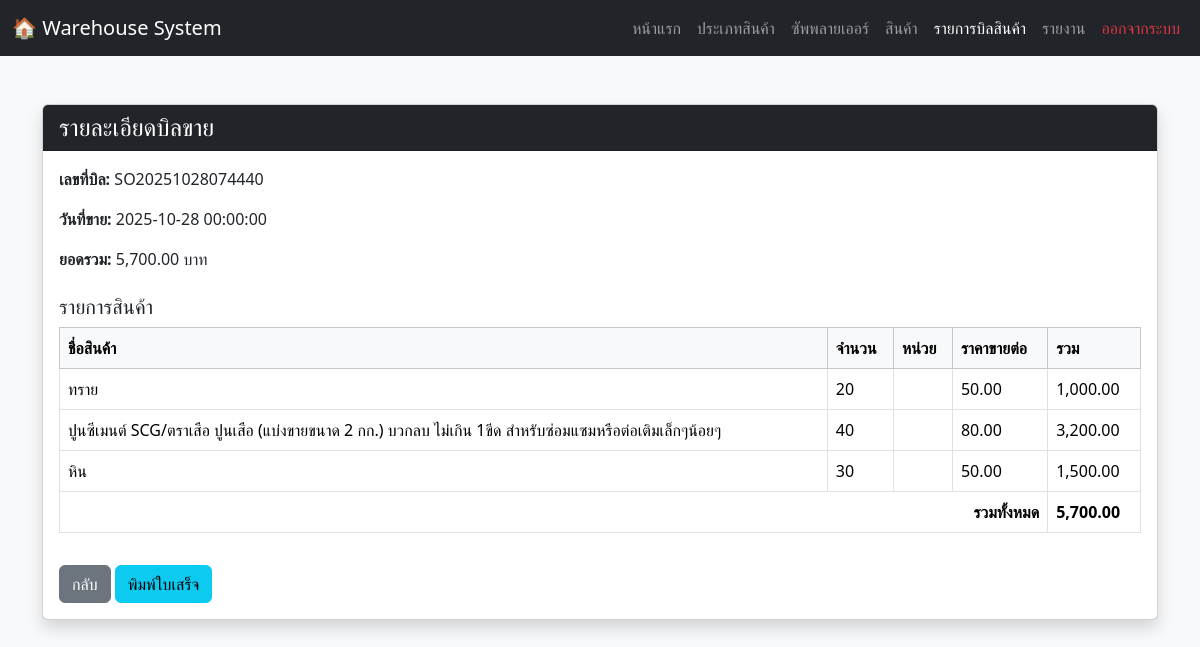
The page /sale_detail.php?sale_id=5 on the database its author committed.
### tables this page shows
CREATE TABLE `sales` (
  `sale_id` int(11) NOT NULL,
  `sale_number` varchar(20) DEFAULT NULL,
  `user_id` int(11) DEFAULT NULL,
  `sale_date` datetime DEFAULT current_timestamp(),
  `total_amount` decimal(12,2) DEFAULT NULL
);

CREATE TABLE `sale_details` (
  `sale_detail_id` int(11) NOT NULL,
  `sale_id` int(11) DEFAULT NULL,
  `product_id` int(11) DEFAULT NULL,
  `quantity` int(11) NOT NULL,
  `sale_price` decimal(10,2) NOT NULL
);

CREATE TABLE `products` (
  `product_id` int(11) NOT NULL,
  `product_name` varchar(150) NOT NULL,
  `category_id` int(11) DEFAULT NULL,
  `supplier_id` int(11) DEFAULT NULL,
  `base_unit` varchar(50) DEFAULT NULL COMMENT 'หน่วยหลัก (เช่น กระสอบ, กล่อง)',
  `sub_unit` varchar(50) DEFAULT NULL COMMENT 'หน่วยย่อย (เช่น กิโลกรัม, ชิ้น)',
  `unit_conversion_rate` decimal(10,2) NOT NULL DEFAULT 1.00 COMMENT 'อัตราแปลงจากหน่วยหลักไปหน่วยย่อย',
  `stock_in_sub_unit` decimal(10,2) NOT NULL DEFAULT 0.00 COMMENT 'สต็อกคงเหลือในหน่วยย่อยที่สุด',
  `selling_price` decimal(10,2) NOT NULL,
  `reorder_level` decimal(10,2) NOT NULL DEFAULT 0.00,
  `image_path` varchar(255) DEFAULT NULL
);

### sale_detail.php (the view, shortened to what this page needs)
<?php
include 'connection.php';
$sale_id = $_GET['sale_id'];
$sql_sale = "SELECT sale_id, sale_number, sale_date, total_amount
             FROM sales
             WHERE sale_id = ?";
$stmt = $conn->prepare($sql_sale);
$stmt->bind_param("i", $sale_id);
$stmt->execute();
$result_sale = $stmt->get_result();
$sale = $result_sale->fetch_assoc();
$sql_detail = "SELECT sd.*, p.product_name, p.base_unit, p.unit_conversion_rate
               FROM sale_details sd
               JOIN products p ON sd.product_id = p.product_id
               WHERE sd.sale_id = ?";
$stmt2 = $conn->prepare($sql_detail);
$stmt2->bind_param("i", $sale_id);
$stmt2->execute();
$result_detail = $stmt2->get_result();
$price_header = "ราคาขายต่อหน่วย";
$all_items = [];
$all_units = [];
if ($result_detail->num_rows > 0) {
    while($item = $result_detail->fetch_assoc()) {
        $all_items[] = $item;
        $all_units[] = $item['sale_unit'];
    }
    $unique_units = array_unique($all_units);
    if (count($unique_units) === 1) {
        $price_header = "ราคาขายต่อ" . htmlspecialchars(reset($unique_units));
    }
}
?>
<!DOCTYPE html>
<html lang="th">
<head>
    <link href="https://cdn.jsdelivr.net/npm/bootstrap@5.3.2/dist/css/bootstrap.min.css" rel="stylesheet">
</head>
<body class="bg-light">
  <nav class="navbar navbar-expand-lg navbar-dark bg-dark">
    <div class="container-fluid">
      <a class="navbar-brand" href="#">🏠 Warehouse System</a>
      <div class="collapse navbar-collapse" id="navbarNav">
        <ul class="navbar-nav ms-auto">
          <li class="nav-item"><a class="nav-link" href="homepage.php">หน้าแรก</a></li>
          <li class="nav-item"><a class="nav-link" href="categories.php">ประเภทสินค้า</a></li>
          <li class="nav-item"><a class="nav-link" href="suppliers.php">ซัพพลายเออร์</a></li>
          <li class="nav-item"><a class="nav-link" href="products.php">สินค้า</a></li>
          <li class="nav-item"><a class="nav-link active" href="warehouse_page.php">รายการบิลสินค้า</a></li>
          <li class="nav-item"><a class="nav-link" href="report.php">รายงาน</a></li>
          <li class="nav-item"><a class="nav-link text-danger" href="logout.php">ออกจากระบบ</a></li>
        </ul>
      </div>
    </div>
  </nav>
<div class="container mt-5 mb-5">
  <div class="card shadow">
    <div class="card-header bg-dark text-white">
      <h4 class="mb-0">รายละเอียดบิลขาย</h4>
    </div>
    <div class="card-body">
      <p><strong>เลขที่บิล:</strong> <?= htmlspecialchars($sale['sale_number']) ?></p>
      <p><strong>วันที่ขาย:</strong> <?= htmlspecialchars($sale['sale_date']) ?></p>
      <p><strong>ยอดรวม:</strong> <?= number_format($sale['total_amount'], 2) ?> บาท</p>
      <h5 class="mt-4">รายการสินค้า</h5>
      <table class="table table-bordered">
        <thead class="table-light">
          <tr>
            <th>ชื่อสินค้า</th>
            <th>จำนวน</th>
            <th>หน่วย</th>
            <th><?= $price_header ?></th>
            <th>รวม</th>
          </tr>
        </thead>
        <tbody>
        <?php
        $total = 0;
        foreach ($all_items as $row) {
            $multiplier = 1;
            $sum = $row['quantity'] * $row['sale_price'] * $multiplier;
            $total += $sum;
            $display_price = $row['sale_price'];
            echo "<tr>
                    <td class='product-name-col'>" . htmlspecialchars($row['product_name']) . "</td>
                    <td>{$row['quantity']}</td>
                    <td>" . htmlspecialchars($row['sale_unit']) . "</td>
                    <td>" . number_format($display_price, 2) . "</td>
                    <td>" . number_format($sum, 2) . "</td>
                  </tr>";
        }
        ?>
        </tbody>
        <tfoot>
          <tr>
            <th colspan="4" class="text-end">รวมทั้งหมด</th>
            <th><?= number_format($total, 2) ?></th>
          </tr>
        </tfoot>
      </table>
      <a href="warehouse_page.php" class="btn btn-secondary mt-3 no-print">กลับ</a>
      <button onclick="window.print()" class="btn btn-info mt-3 no-print">พิมพ์ใบเสร็จ</button>
    </div>
  </div>
</div>
</body>
</html>

### sale_detail.php (style rules this page uses)
.product-name-col { word-wrap: break-word; overflow-wrap: break-word; }

### rows shown on the page
sales: sale_number "SO20251028074440", sale_date "2025-10-28 00:00:00", total_amount "5,700.00"
sale_details: product.product_name "ทราย", quantity "20", sale_price "50.00", sum "1,000.00"
sale_details: product.product_name "ปูนซีเมนต์ SCG/ตราเสือ ปูนเสือ (แบ่งขายขนาด 2 กก.) บวกลบ ไม่เกิน 1ขีด สำหรับซ่อมแซมหรือต่อเติมเล็กๆน้อยๆ", quantity "40", sale_price "80.00", sum "3,200.00"
sale_details: product.product_name "หิน", quantity "30", sale_price "50.00", sum "1,500.00"

### other values the page prints
$price_header "ราคาขายต่อ"
$total "5,700.00"
